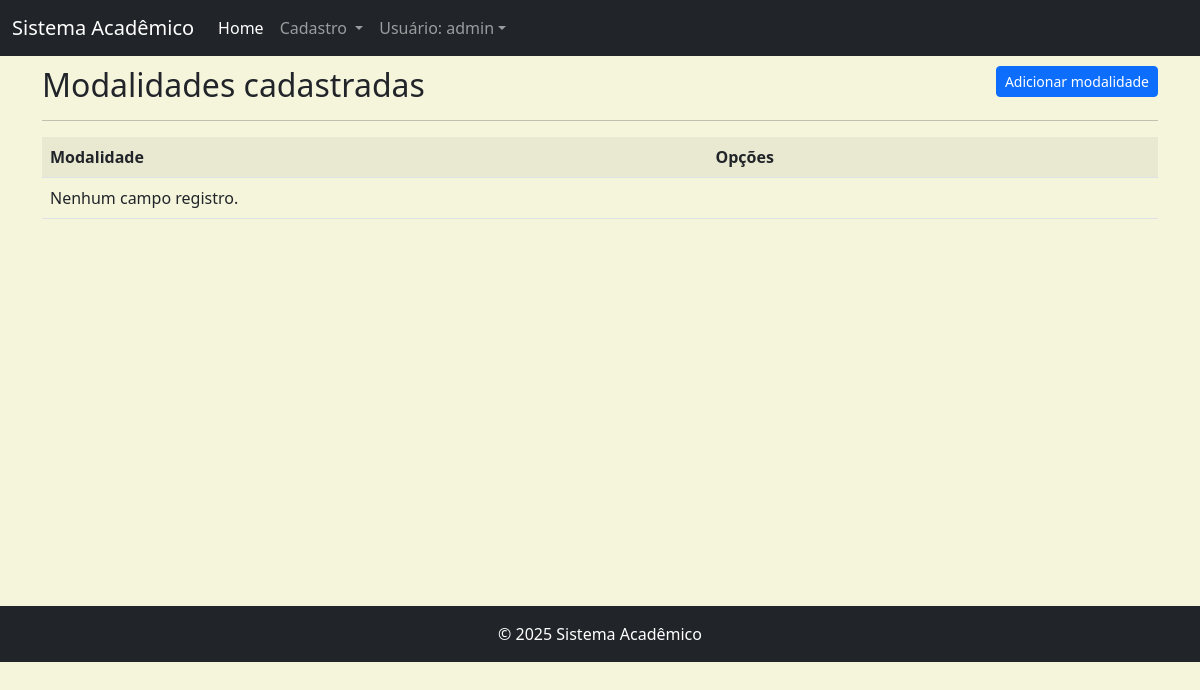
Page /listar/modalidade/ (signed in) on the earlier database version.
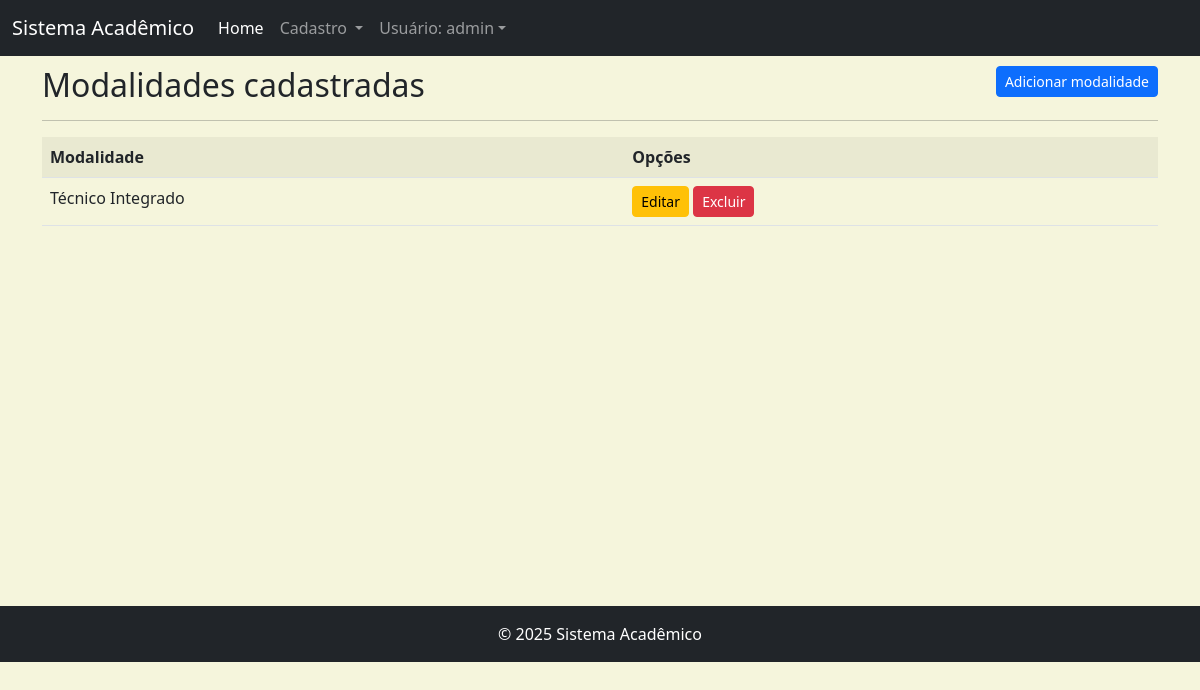
Same page on the later database version.
### cadastros/models.py (models this page shows, shortened)
class Modalidade(models.Model):
    nome = models.CharField(max_length=50)

### cadastros/views.py (the view)
class ModalidadeList(LoginRequiredMixin, ListView):
    model = Modalidade
    template_name = 'cadastros/lista/modalidade.html'
    login_url = reverse_lazy('login')

### cadastros/templates/cadastros/lista/modalidade.html (shortened to what this page needs)
{% extends 'paginas/base.html' %}
{% load static %}
{% block conteudo %}
<h2>Modalidades cadastradas
    <a href="{% url 'cadastrar-modalidade' %}"
    class="btn btn-primary btn-sm float-end">
        Adicionar modalidade
    </a>
</h2>
<hr>
<div class="table-responsive">
    <table class="table table-striped">
        <tr>
            <th>Modalidade</th>
            <th>Opções</th>
        </tr>
        {% for modalidade in object_list %}
        <tr>
            <td>{{ modalidade.nome }}</td>
            <td>
                <a href="{% url 'editar-modalidade' modalidade.pk %}"
                class="btn btn-warning btn-sm" title="Editar">
                    Editar
                </a>
                <a href="{% url 'excluir-modalidade' modalidade.pk %}"
                class="btn btn-danger btn-sm" title="Excluir">Excluir</a>
            </td>
        </tr>
        {% empty %}
        <tr>
            <td colspan="2">
                Nenhum campo registro.
            </td>
        </tr>
        {% endfor %}
    </table>
</div>
{% endblock %}

Differences in the rows shown:
added Modalidade: nome "Técnico Integrado"
Other differences:
text no longer shown: "Nenhum campo registro."
